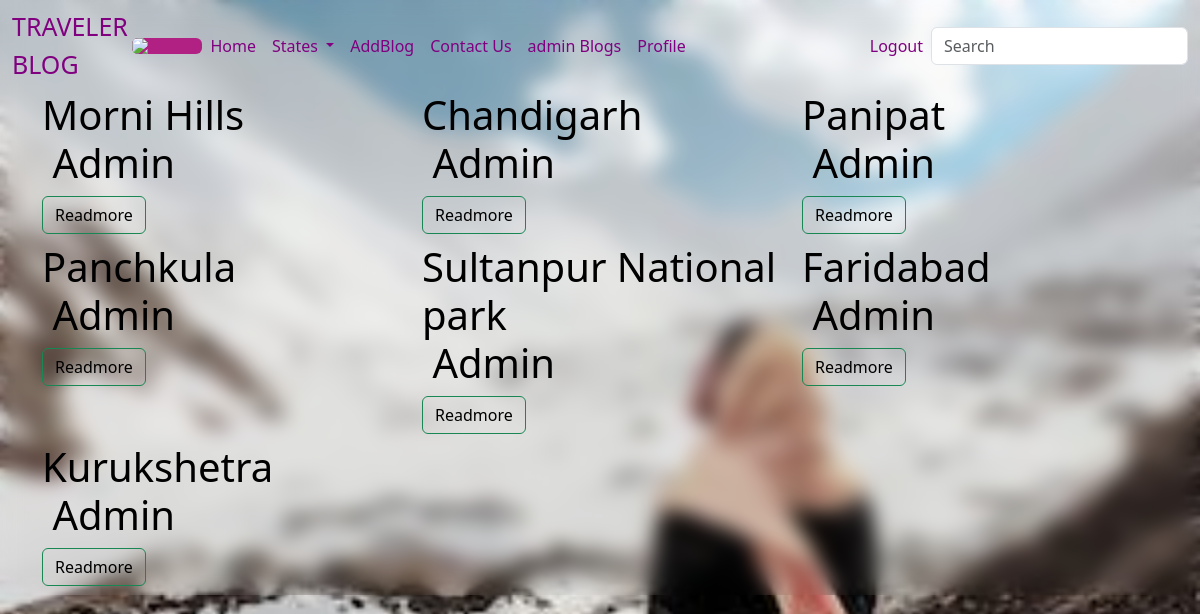
The app's page /state/Haryana (signed in) with its own data.
### blogapp/models.py (models this page shows, shortened)
class Blog(models.Model):
    title=models.CharField(max_length=255)
    image=CloudinaryField('image')
    description=RichTextField(blank=True,null=True)
    places = models.ForeignKey(Categorie,on_delete=models.CASCADE)
    hotel =models.ForeignKey(Hotel,on_delete=models.CASCADE)
    created_by=models.CharField(max_length=255)
    created_on=models.DateTimeField(auto_now_add=True)

### blogapp/views.py (the view)
# urls.py: path('state/<str:s>',states,name='show')
def states(request,s):
    print(s)
    a=Categorie.objects.get(Places__exact=s)
    print(a)
    b=Blog.objects.filter(places__exact=a)
    return render(request,'career.html',{'a':a,'b':b})

### blogapp/models.py (called while the page is built)
    def __str__(self,):
        return self.Places

### blogapp/templates/career.html (shortened to what this page needs)
{% extends 'base.html' %} {% block content %}
<div class="container">
  <div class="row">
    {% for i in b %}
    <div class="col-lg-4">
      <h1 class="h1"> {{i.title}}
      <br>
      {{i.created_by}}
      <br><a href="{% url 'rmore' i.id %}" class="btn btn-outline-success">Readmore</a><br>
    </div>
    {% endfor %}
  </div>
</div>
{% endblock %}

### blogapp/templates/base.html (shortened to what this page needs)
{% load static%}
<!doctype html>
<html lang="en">
  <head>
    <link href="https://cdn.jsdelivr.net/npm/bootstrap@5.3.0-alpha1/dist/css/bootstrap.min.css" rel="stylesheet">
  </head>
  <body>
    <nav class="navbar navbar-expand-lg ">
      <div class="container-fluid">
        <label for="" name="" class="txt">TRAVELER<br>BLOG
        </label>
        <img src="https://img.freepik.com/free-vector/back-female-tourist-long-hair-dragging-suitcase-airplan-cloud-sky-cartoon-character-flat-illustration_1150-39585.jpg?w=740&t=st=1686044887~exp=1686045487~hmac=3b9045725b45969cf04ca9a9e769c2effec9ba94aee89778fe4dbf7dfd6c8e15" class="rounded float-end" width="6%">
        <div class="collapse navbar-collapse" id="navbarSupportedContent" >
          <ul class="navbar-nav me-auto mb-2 mb-lg-0 toom">
            <li class="nav-item">
                <a class="nav-link active" aria-current="page" href="/">Home</a>
            </li>
            <li class="nav-item dropdown">
              <a class="nav-link dropdown-toggle" href="#" role="button" data-bs-toggle="dropdown" aria-expanded="false">
              States
              </a>
            </li>
            <div class="d-flex align-items-center">
           <li class="nav-item">
              <a class="nav-link active" href="{% url 'addblog' %}" >AddBlog</a>
              </li>
              <li class="nav-item">
                <li><a class="nav-link active" href="{% url 'contact' %}" >Contact Us</a></li>
                </li>
              {% if user.is_authenticated %}
              <li class="nav-item">
                <a class="nav-link active" href="{% url 'ownblog' %}">{{user}} Blogs</a>
              </li>
              <li class="nav-item">
                <a class="nav-link active" href="{% url 'profile'  %}">Profile</a>
              </li>
            {% endif %}
          </ul>
          <ul  class="navbar-nav ">
            {% if user.is_authenticated %}
            <li class="nav-item">
              <a class="nav-link active" href="{% url 'logout' %}">Logout</a>
            </li>
            {% endif %}
          </ul>
          <form  method="post" class="d-flex" action="{% url 'index' %}">
            <input class="form-control mr-sm-2" type="search"   placeholder="Search" aria-label="Search" name="search">
          </form>
        </div>
      </div>
    </nav>
{% block content %}
{% endblock %}
  </body>
</html>

### blogapp/templates/career.html (style rules this page uses)
.h1 { color: black; }

### records on screen
Blog: title "Morni Hills", created_by "Admin"
Blog: title "Chandigarh", created_by "Admin"
Blog: title "Panipat", created_by "Admin"
Blog: title "Panchkula", created_by "Admin"
Blog: title "Sultanpur National park", created_by "Admin"
Blog: title "Faridabad", created_by "Admin"
Blog: title "Kurukshetra", created_by "Admin"

### other values on screen
{{ user }} "admin"
